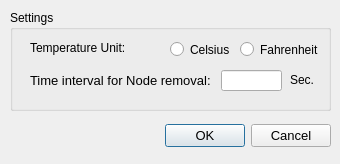
<ui version="4.0" >
 <class>SettingsWindow</class>
 <widget class="QDialog" name="SettingsWindow" >
  <property name="geometry" >
   <rect>
    <x>0</x>
    <y>0</y>
    <width>340</width>
    <height>164</height>
   </rect>
  </property>
  <property name="windowTitle" >
   <string>Configuration</string>
  </property>
  <widget class="QDialogButtonBox" name="buttonBox" >
   <property name="geometry" >
    <rect>
     <x>10</x>
     <y>120</y>
     <width>321</width>
     <height>31</height>
    </rect>
   </property>
   <property name="font" >
    <font>
     <pointsize>10</pointsize>
    </font>
   </property>
   <property name="orientation" >
    <enum>Qt::Horizontal</enum>
   </property>
   <property name="standardButtons" >
    <set>QDialogButtonBox::Cancel|QDialogButtonBox::NoButton|QDialogButtonBox::Ok</set>
   </property>
  </widget>
  <widget class="QGroupBox" name="groupBox" >
   <property name="geometry" >
    <rect>
     <x>10</x>
     <y>10</y>
     <width>321</width>
     <height>101</height>
    </rect>
   </property>
   <property name="font" >
    <font>
     <pointsize>9</pointsize>
    </font>
   </property>
   <property name="title" >
    <string>Settings</string>
   </property>
   <widget class="QLabel" name="label" >
    <property name="geometry" >
     <rect>
      <x>20</x>
      <y>60</y>
      <width>183</width>
      <height>20</height>
     </rect>
    </property>
    <property name="font" >
     <font>
      <pointsize>10</pointsize>
     </font>
    </property>
    <property name="text" >
     <string>Time interval for Node removal:</string>
    </property>
   </widget>
   <widget class="QRadioButton" name="radioCelsius" >
    <property name="geometry" >
     <rect>
      <x>160</x>
      <y>30</y>
      <width>61</width>
      <height>19</height>
     </rect>
    </property>
    <property name="text" >
     <string>Celsius</string>
    </property>
   </widget>
   <widget class="QRadioButton" name="radioFahrenheit" >
    <property name="geometry" >
     <rect>
      <x>230</x>
      <y>30</y>
      <width>81</width>
      <height>19</height>
     </rect>
    </property>
    <property name="text" >
     <string>Fahrenheit</string>
    </property>
   </widget>
   <widget class="QLabel" name="label_5" >
    <property name="geometry" >
     <rect>
      <x>20</x>
      <y>30</y>
      <width>101</width>
      <height>16</height>
     </rect>
    </property>
    <property name="toolTip" >
     <string>Temperature will be displayed in the chosen unit. </string>
    </property>
    <property name="whatsThis" >
     <string/>
    </property>
    <property name="text" >
     <string>Temperature Unit:</string>
    </property>
   </widget>
   <widget class="QLineEdit" name="edtTimeInterval" >
    <property name="geometry" >
     <rect>
      <x>211</x>
      <y>60</y>
      <width>61</width>
      <height>21</height>
     </rect>
    </property>
    <property name="alignment" >
     <set>Qt::AlignCenter</set>
    </property>
   </widget>
   <widget class="QLabel" name="label_2" >
    <property name="geometry" >
     <rect>
      <x>280</x>
      <y>63</y>
      <width>46</width>
      <height>14</height>
     </rect>
    </property>
    <property name="text" >
     <string>Sec.</string>
    </property>
   </widget>
  </widget>
 </widget>
 <resources/>
 <connections>
  <connection>
   <sender>buttonBox</sender>
   <signal>accepted()</signal>
   <receiver>SettingsWindow</receiver>
   <slot>accept()</slot>
   <hints>
    <hint type="sourcelabel" >
     <x>248</x>
     <y>254</y>
    </hint>
    <hint type="destinationlabel" >
     <x>157</x>
     <y>274</y>
    </hint>
   </hints>
  </connection>
  <connection>
   <sender>buttonBox</sender>
   <signal>rejected()</signal>
   <receiver>SettingsWindow</receiver>
   <slot>reject()</slot>
   <hints>
    <hint type="sourcelabel" >
     <x>316</x>
     <y>260</y>
    </hint>
    <hint type="destinationlabel" >
     <x>286</x>
     <y>274</y>
    </hint>
   </hints>
  </connection>
 </connections>
</ui>
